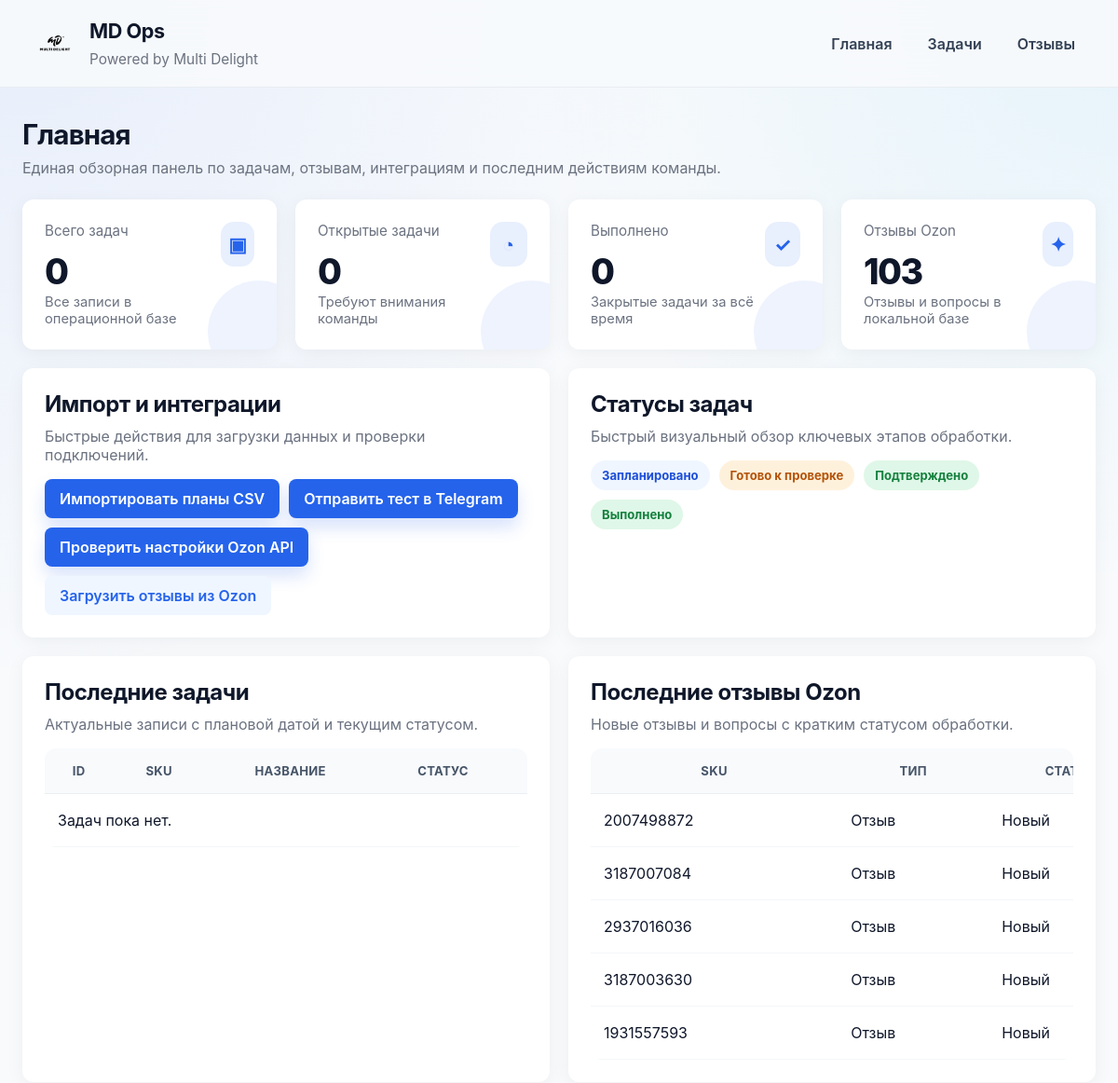
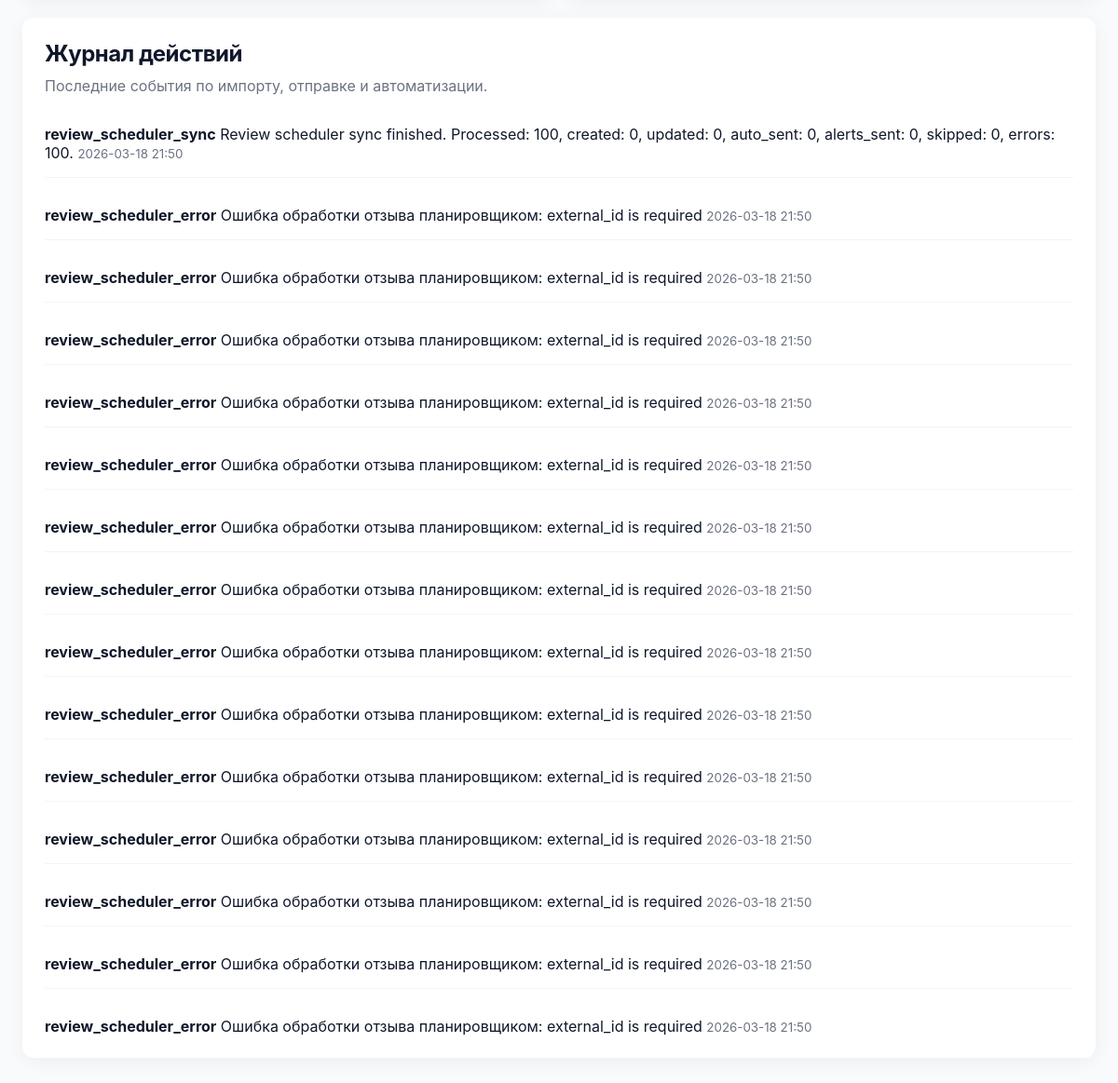
The page / on the database its author committed (2 pictures, top to bottom).
### app/models.py (models this page shows)
class Review(Base):
    __tablename__ = "reviews"
    id: Mapped[int] = mapped_column(Integer, primary_key=True, index=True)
    external_id: Mapped[str] = mapped_column(String(100), unique=True, index=True, nullable=False)
    sku: Mapped[str] = mapped_column(String(100), default="", index=True)
    product_name: Mapped[str | None] = mapped_column(String(255), nullable=True)
    source_type: Mapped[str] = mapped_column(String(50), default="review")
    category: Mapped[str | None] = mapped_column(String(50), nullable=True)
    rating: Mapped[int | None] = mapped_column(Integer, nullable=True)
    author_name: Mapped[str | None] = mapped_column(String(120), nullable=True)
    text: Mapped[str] = mapped_column(Text, default="")
    published_at: Mapped[datetime | None] = mapped_column(DateTime, nullable=True)
    status: Mapped[str] = mapped_column(String(50), default="new")
    draft_reply: Mapped[str | None] = mapped_column(Text, nullable=True)
    final_reply: Mapped[str | None] = mapped_column(Text, nullable=True)
    automation_mode: Mapped[str] = mapped_column(String(50), default="review_required")
    processing_mode: Mapped[str] = mapped_column(String(50), default="требуется_проверка")
    confidence_score: Mapped[float | None] = mapped_column(Float, nullable=True)
    risk_level: Mapped[str] = mapped_column(String(50), default="medium")
    send_status: Mapped[str] = mapped_column(String(50), default="pending")
    sent_at: Mapped[datetime | None] = mapped_column(DateTime, nullable=True)
    last_automation_processed_at: Mapped[datetime | None] = mapped_column(DateTime, nullable=True)
    high_risk_notified_at: Mapped[datetime | None] = mapped_column(DateTime, nullable=True)
    created_at: Mapped[datetime] = mapped_column(DateTime, default=datetime.utcnow)
    updated_at: Mapped[datetime] = mapped_column(DateTime, default=datetime.utcnow, onupdate=datetime.utcnow)

### app/routers/dashboard.py (the view)
@router.get("/", response_class=HTMLResponse)
def dashboard(request: Request, db: Session = Depends(get_db)):
    total_tasks = db.query(func.count(Task.id)).scalar() or 0
    open_tasks = db.query(func.count(Task.id)).filter(Task.status != "done").scalar() or 0
    done_tasks = db.query(func.count(Task.id)).filter(Task.status == "done").scalar() or 0
    total_reviews = db.query(func.count(Review.id)).scalar() or 0
    recent_tasks = db.query(Task).order_by(Task.created_at.desc()).limit(10).all()
    recent_reviews = get_recent_reviews(db, limit=5)
    recent_logs = db.query(AuditLog).order_by(AuditLog.created_at.desc()).limit(15).all()
    message = request.query_params.get("message", "")
    return templates.TemplateResponse(
        "dashboard.html",
        {
            "request": request,
            "stats": {
                "total_tasks": total_tasks,
                "open_tasks": open_tasks,
                "done_tasks": done_tasks,
                "total_reviews": total_reviews,
            },
            "recent_tasks": recent_tasks,
            "recent_reviews": recent_reviews,
            "recent_logs": recent_logs,
            "message": message,
        },
    )

### app/templates/dashboard.html (shortened to what this page needs)
{% extends "base.html" %}
{% set task_status_map = {
    "planned": "Запланировано",
    "ready_for_review": "Готово к проверке",
    "approved": "Подтверждено",
    "done": "Выполнено",
    "new": "Новая",
    "in_progress": "В работе"
} %}
{% set review_status_map = {
    "new": "Новый",
    "drafted": "Черновик",
    "approved": "Одобрен",
    "sent": "Отправлен",
    "failed": "Ошибка",
    "archived": "Архив",
    "одобрен": "Одобрен",
    "отправлен": "Отправлен",
    "ошибка": "Ошибка",
    "архив": "Архив",
    "ручная_обработка": "Ручная обработка"
} %}
{% set source_type_map = {
    "review": "Отзыв",
    "question": "Вопрос"
} %}
{% block content %}
<section class="page-header">
    <div>
        <h2>Главная</h2>
        <p>Единая обзорная панель по задачам, отзывам, интеграциям и последним действиям команды.</p>
    </div>
</section>
<section class="grid four-cards">
    <div class="card metric-card">
        <div class="metric-top">
            <div>
                <p class="metric-label">Всего задач</p>
                <div class="metric-value">{{ stats.total_tasks }}</div>
                <p class="metric-foot">Все записи в операционной базе</p>
            </div>
            <span class="metric-icon">▣</span>
        </div>
    </div>
    <div class="card metric-card">
        <div class="metric-top">
            <div>
                <p class="metric-label">Открытые задачи</p>
                <div class="metric-value">{{ stats.open_tasks }}</div>
                <p class="metric-foot">Требуют внимания команды</p>
            </div>
            <span class="metric-icon">◔</span>
        </div>
    </div>
    <div class="card metric-card">
        <div class="metric-top">
            <div>
                <p class="metric-label">Выполнено</p>
                <div class="metric-value">{{ stats.done_tasks }}</div>
                <p class="metric-foot">Закрытые задачи за всё время</p>
            </div>
            <span class="metric-icon">✓</span>
        </div>
    </div>
    <div class="card metric-card">
        <div class="metric-top">
            <div>
                <p class="metric-label">Отзывы Ozon</p>
                <div class="metric-value">{{ stats.total_reviews }}</div>
                <p class="metric-foot">Отзывы и вопросы в локальной базе</p>
            </div>
            <span class="metric-icon">✦</span>
        </div>
    </div>
</section>
<section class="grid two-columns">
    <div class="card">
        <div class="section-head">
            <div>
                <h2>Импорт и интеграции</h2>
                <p>Быстрые действия для загрузки данных и проверки подключений.</p>
            </div>
        </div>
        <div class="panel-actions">
            <form method="post" action="/tasks/import-plans">
                <button type="submit">Импортировать планы CSV</button>
            </form>
            <form method="post" action="/telegram/test">
                <button type="submit">Отправить тест в Telegram</button>
            </form>
            <form method="post" action="/ozon/test">
                <button type="submit">Проверить настройки Ozon API</button>
            </form>
            <a href="/reviews/load" class="secondary-button">Загрузить отзывы из Ozon</a>
        </div>
    </div>
    <div class="card">
        <div class="section-head">
            <div>
                <h2>Статусы задач</h2>
                <p>Быстрый визуальный обзор ключевых этапов обработки.</p>
            </div>
        </div>
        <div class="status-list">
            <span class="status-badge status-planned">Запланировано</span>
            <span class="status-badge status-ready_for_review">Готово к проверке</span>
            <span class="status-badge status-approved">Подтверждено</span>
            <span class="status-badge status-done">Выполнено</span>
        </div>
    </div>
</section>
<section class="grid two-columns">
    <div class="card">
        <div class="section-head">
            <div>
                <h2>Последние задачи</h2>
                <p>Актуальные записи с плановой датой и текущим статусом.</p>
            </div>
        </div>
        <div class="table-wrap">
            <table>
                <thead>
                    <tr>
                        <th>ID</th>
                        <th>SKU</th>
                        <th>Название</th>
                        <th>Статус</th>
                        <th>Плановая дата</th>
                    </tr>
                </thead>
                <tbody>
                    {% for task in recent_tasks %}
                    <tr>
                        <td>{{ task.id }}</td>
                        <td>{{ task.sku or "-" }}</td>
                        <td>{{ task.title }}</td>
                        <td><span class="status-badge status-{{ task.status }}">{{ task_status_map.get(task.status, task.status) }}</span></td>
                        <td>{{ (task.planned_date or task.due_date).strftime("%Y-%m-%d %H:%M") if (task.planned_date or task.due_date) else "-" }}</td>
                    </tr>
                    {% else %}
                    <tr>
                        <td colspan="5">Задач пока нет.</td>
                    </tr>
                    {% endfor %}
                </tbody>
            </table>
        </div>
    </div>
    <div class="card">
        <div class="section-head">
            <div>
                <h2>Последние отзывы Ozon</h2>
                <p>Новые отзывы и вопросы с кратким статусом обработки.</p>
            </div>
        </div>
        <div class="table-wrap">
            <table>
                <thead>
                    <tr>
                        <th>SKU</th>
                        <th>Тип</th>
                        <th>Статус</th>
                    </tr>
                </thead>
                <tbody>
                    {% for review in recent_reviews %}
                    <tr>
                        <td>{{ review.sku or "-" }}</td>
                        <td>{{ source_type_map.get(review.source_type, review.source_type) }}</td>
                        <td>{{ review_status_map.get(review.status, review.status) }}</td>
                    </tr>
                    {% else %}
                    <tr>
                        <td colspan="4">Отзывов пока нет.</td>
                    </tr>
                    {% endfor %}
                </tbody>
            </table>
        </div>
    </div>
</section>
<section class="card">
    <div class="section-head">
        <div>
            <h2>Журнал действий</h2>
            <p>Последние события по импорту, отправке и автоматизации.</p>
        </div>
    </div>
    <ul class="log-list">
        {% for item in recent_logs %}
        <li>
            <strong>{{ item.action }}</strong>
            <span>{{ item.details }}</span>
            <small>{{ item.created_at.strftime("%Y-%m-%d %H:%M") }}</small>
        </li>
        {% else %}
        <li>Событий пока нет.</li>
        {% endfor %}
    </ul>
</section>
{% endblock %}

### app/templates/base.html (shortened to what this page needs)
<!DOCTYPE html>
<html lang="ru">
<head>
    <link rel="stylesheet" href="/static/style.css">
</head>
<body>
    <header class="topbar">
        <div class="brand">
            <img src="/static/logo.png" alt="MD Ops logo" class="brand-logo">
            <div class="brand-copy">
                <h1>MD Ops</h1>
                <p>Powered by Multi Delight</p>
            </div>
        </div>
        <nav>
            <a href="/">Главная</a>
            <a href="/tasks/">Задачи</a>
            <a href="/reviews/">Отзывы</a>
        </nav>
    </header>
    <main class="container">
        {% block content %}{% endblock %}
    </main>
</body>
</html>

### rows shown on the page
Review: sku "2007498872", get "Отзыв", get "Новый"
Review: sku "3187007084", get "Отзыв", get "Новый"
Review: sku "2937016036", get "Отзыв", get "Новый"
Review: sku "3187003630", get "Отзыв", get "Новый"
Review: sku "1931557593", get "Отзыв", get "Новый"

### other values the page prints
{{ stats.total_tasks }} "0"
{{ stats.open_tasks }} "0"
{{ stats.done_tasks }} "0"
{{ stats.total_reviews }} "103"
{{ item.action }} "review_scheduler_sync" "review_scheduler_error" "review_scheduler_error" "review_scheduler_error" "review_scheduler_error" "review_scheduler_error" "review_scheduler_error" "review_scheduler_error" "review_scheduler_error" "review_scheduler_error" "review_scheduler_error" "review_scheduler_error" "review_scheduler_error" "review_scheduler_error" "review_scheduler_error"
{{ item.details }} "Review scheduler sync finished. Processed: 100, created: 0, updated: 0, auto_sent: 0, alerts_sent: 0, skipped: 0, errors: 100." "Ошибка обработки отзыва планировщиком: external_id is required" "Ошибка обработки отзыва планировщиком: external_id is required" "Ошибка обработки отзыва планировщиком: external_id is required" "Ошибка обработки отзыва планировщиком: external_id is required" "Ошибка обработки отзыва планировщиком: external_id is required" "Ошибка обработки отзыва планировщиком: external_id is required" "Ошибка обработки отзыва планировщиком: external_id is required" "Ошибка обработки отзыва планировщиком: external_id is required" "Ошибка обработки отзыва планировщиком: external_id is required" "Ошибка обработки отзыва планировщиком: external_id is required" "Ошибка обработки отзыва планировщиком: external_id is required" "Ошибка обработки отзыва планировщиком: external_id is required" "Ошибка обработки отзыва планировщиком: external_id is required" "Ошибка обработки отзыва планировщиком: external_id is required"
{{ item.created_at.strftime("%Y-%m-%d %H:%M") }} "2026-03-18 21:50" "2026-03-18 21:50" "2026-03-18 21:50" "2026-03-18 21:50" "2026-03-18 21:50" "2026-03-18 21:50" "2026-03-18 21:50" "2026-03-18 21:50" "2026-03-18 21:50" "2026-03-18 21:50" "2026-03-18 21:50" "2026-03-18 21:50" "2026-03-18 21:50" "2026-03-18 21:50" "2026-03-18 21:50"
